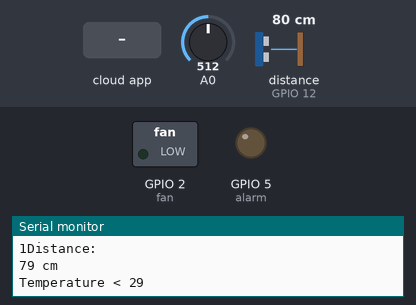
Recording of a sketch running on a simulated ESP8266 (NodeMCU). On the bench: switched loads named in the sketch (green lamp = pin HIGH), output pins drawn as LEDs (lit = HIGH), the last lines printed to the serial monitor. Wiring (inferred from the names in the program): ultrasonic range finder: trigger GPIO 14; echo GPIO 12. The test bench sets the inputs (shaded band); at power-on: A0 = 512, distance to the obstacle (sensor on GPIO 12) 80 cm. The echo pulse lasts 58.3 µs per cm; WiFi joins after 1.5 s; servers stay silent unless stated; pins used as bus, display or sensor lines are not drawn.

Above: at 2.7 s.
2.8 s: the phone or cloud app sets alarm_status to 1
At 5.1 s:
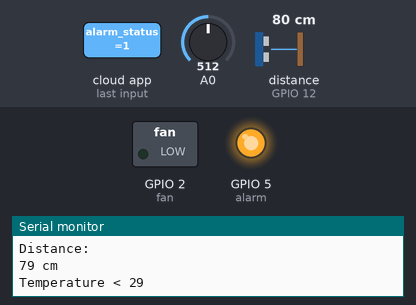
5.4 s: the phone or cloud app sets fan_status to 1
At 7.4 s:
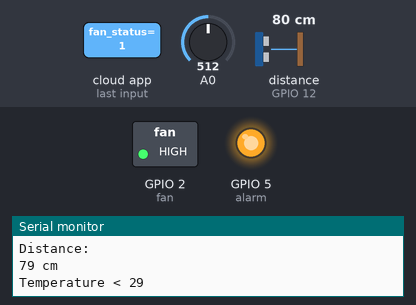
7.7 s: the phone or cloud app sets alarm_status to 0
At 9.7 s:
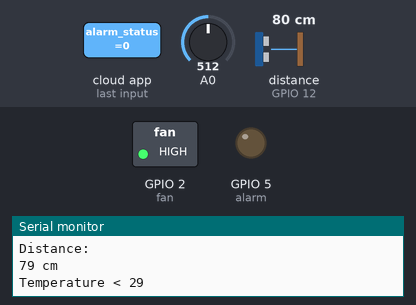
10.0 s: the phone or cloud app sets fan_status to 0
At 11.2 s:
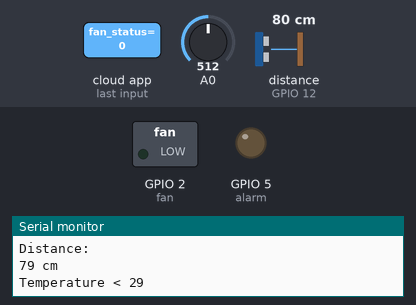
12.3 s: A0 set to 330
13.8 s: A0 set to 301
Timing chart, 0 to 16.3 s (numbered marks = the images above; inputs shaded):
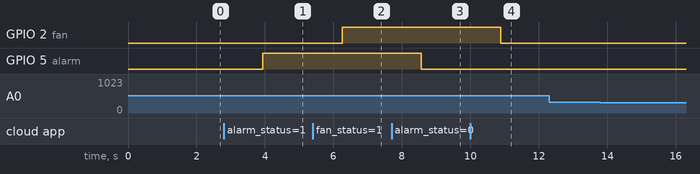

The sketch:

smart_home_v1.1.ino
```cpp
#include <SPI.h>
#include <MFRC522.h>
#include <Servo.h>
#include <DHT.h>
#include <ESP8266WiFi.h>
#include <ESP8266HTTPClient.h>
#include <WiFiClient.h>
#include "AdafruitIO_WiFi.h"

#include "config.h"

//------------- pin setup starts ----------
int alarm = 5;
int fan = 2;
const int trigPin = 14;
const int echoPin = 12;

#define DHTPIN 4
#define DHTTYPE DHT11
//------------- pin setup ends ----------

//------------- Adafruit IO configuration starts ----------
AdafruitIO_WiFi io(IO_USERNAME, IO_KEY, WIFI_SSID, WIFI_PASS);

// set up the 'amarm_status' feed
AdafruitIO_Feed *alarm_status = io.feed("alarm_status");
AdafruitIO_Feed *temperature = io.feed("temperature");
AdafruitIO_Feed *humidity = io.feed("humidity");
AdafruitIO_Feed *fan_status = io.feed("fan_status");
//------------- Adafruit IO configuration ends ----------

//------------- DHT11 Sensors Setup Starts ----------
DHT dht(DHTPIN, DHTTYPE);

float temp = 0.0;
float hum = 0.0;
long duration, distance;

//------------- DHT11 Sensors Setup Ends ----------

//------------- global variables starts ----------
int current_alarm_stat;
int prev_alarm_stat;
int current_fan_stat;
int prev_fan_stat;
unsigned long lastTime = 0;
unsigned long timerDelay = 60000;
//------------- global variables ends ------------

void setup() {
  Serial.begin(9600);
  dht.begin();
  pinMode(alarm, OUTPUT);
  pinMode(fan, OUTPUT);
  pinMode(trigPin, OUTPUT);
  pinMode(echoPin, INPUT);

  alarm_status->get();
  fan_status->get();

  connectWifi();

  // wait for serial monitor to open
  while(! Serial);

  connectAio();

  // set up a message handler for the count feed.
  // the handleMessage function (defined below)
  // will be called whenever a message is
  // received from adafruit io.
  alarm_status->onMessage(handleMessage);
  fan_status->onMessage(handleFanMessage);

}

void loop() {
  io.run();

  float h = analogRead(A0);
  float h_percent = h/1023*100;
  Serial.println("Gas Raw Value: ");
  Serial.print(h);
  Serial.println("Gas Value in Percentage: ");
  Serial.print(h_percent);

  if(h_percent >= 31){
    current_alarm_stat = 1;
    Serial.println("HIG");
  }else{
    current_alarm_stat = 0;
    Serial.println("Alarm Off");
  }

  // save alarm_stat to the 'alarm_status' feed on Adafruit IO
  if(current_alarm_stat != prev_alarm_stat){
    Serial.println("sending -> ");
    Serial.print(current_alarm_stat);
    alarm_status->save(current_alarm_stat);
    prev_alarm_stat = current_alarm_stat;
  }

  //calculte the distance
  detectObstacle();

  //read temperature and relative humidity every 5seconds
  if((millis() - lastTime) > timerDelay){
    //Read temperature
    float newT = dht.readTemperature();

    //If temperature read failed, don't change t value
    if(isnan(newT)){
      Serial.print("Failed to read from DHT sensor!");
    }else{
      if(temp != newT){
        temp = newT;
        Serial.println("Temperature: ");
        Serial.print(temp);

        //sending tmperature to adafruit dashboard
        Serial.println("sending -> ");
        Serial.print(temp);
        temperature->save(temp);
      }else{
        Serial.println("temerature not changed");
      }

    }

    //Read Humidity
    float newH = dht.readHumidity();
    //if humidity read failed, don't change h value
    if (isnan(newH)){
      Serial.println("Failed to read from DHT sensor!");
    }else{
      if(hum != newH){
        hum = newH;
        Serial.println("humidity: ");
        Serial.print(hum);

        //sending tmperature to adafruit dashboard
        Serial.println("sending -> ");
        Serial.print(hum);
        humidity->save(hum);
      }else{
        Serial.println("temerature not changed");
      }

    }

    lastTime = millis();
  }

  //trigger fan based on temperature
  if(temp >= 29){
    current_fan_stat = 1;
    Serial.println("Temperature below >= 29");
  }else{
    current_fan_stat = 0;
    Serial.println("Temperature < 29");
  }

  // save current_fan_stat to the 'fan_status' feed on Adafruit IO
  if(current_fan_stat != prev_fan_stat){
    Serial.println("sending -> ");
    Serial.print(current_fan_stat);
    fan_status->save(current_fan_stat);
    prev_fan_stat = current_fan_stat;
  }

  delay(1000);
}

void handleMessage(AdafruitIO_Data *data) {

  Serial.println("received <- ");
  Serial.print(data->value());
  Serial.println("\n");

  if(data->toPinLevel() == HIGH){
    Serial.println("Alarm On");
    digitalWrite(alarm, HIGH);
    current_alarm_stat = 1;
    Serial.println("Gas Alarm Status: ");
    Serial.print(current_alarm_stat);
    Serial.println("");
  }else{
    Serial.println("Alarm Off");
    digitalWrite(alarm, LOW);
    current_alarm_stat = 0;
    Serial.println("Gas Alarm Status: ");
    Serial.print(current_alarm_stat);
    Serial.println("");
  }

}

void handleFanMessage(AdafruitIO_Data *data) {

  Serial.println("received <- ");
  Serial.print(data->value());
  Serial.println("\n");

  if(data->toPinLevel() == HIGH){
    Serial.println("FAN IS ON");
    digitalWrite(fan, HIGH);
    current_fan_stat = 1;
    Serial.println("");
  }else{
    Serial.println("FAN IS OFF");
    digitalWrite(fan, LOW);
    current_fan_stat = 0;
    Serial.println("");
  }

  Serial.println("Fan Status: ");
  Serial.print(current_fan_stat);
}

void connectAio(){
  Serial.print("Connecting to Adafruit IO");

  // connect to io.adafruit.com
  io.connect();

  // wait for a connection
  while(io.status() < AIO_CONNECTED) {
    Serial.print(".");
    delay(500);
  }

  // we are connected
  Serial.println();
  Serial.println(io.statusText());
}

void connectWifi(){
  //Wifi Connection
  WiFi.begin(WIFI_SSID, WIFI_PASS);
  Serial.println("Connecting");
  while(WiFi.status() != WL_CONNECTED) {
    delay(500);
    Serial.print(".");
  }
  Serial.println("");
  Serial.print("Connected to WiFi network with IP Address: ");
  Serial.println(WiFi.localIP());
}

void detectObstacle(){

  // The sensor is triggered by a HIGH pulse of 10 or more microseconds.
  // Give a short LOW pulse beforehand to ensure a clean HIGH pulse:
  digitalWrite(trigPin, LOW);
  delayMicroseconds(5);
  digitalWrite(trigPin, HIGH);
  delayMicroseconds(10);
  digitalWrite(trigPin, LOW);

  // Read the signal from the sensor: a HIGH pulse whose
  // duration is the time (in microseconds) from the sending
  // of the ping to the reception of its echo off of an object.
  duration = pulseIn(echoPin, HIGH);

  // Convert the time into a distance
  distance = (duration/2) * 0.034;
  Serial.println("Distance: ");
  Serial.print(distance);
  Serial.print(" cm\n");
}
```

config.h
```cpp
//------------- wifi configuration starts ----------
//const char* WIFI_SSID = "GEEKS-TEAM";
//const char* WIFI_PASS = "com.keypass@rw-lib2022";
const char* WIFI_SSID = "Iphone$$";
const char* WIFI_PASS = "lulugirl11";
//------------- wifi configuration ends ----------

//------------- Adafruit IO configuration starts ----------
#define IO_USERNAME "juliuskanneh"
#define IO_KEY "aio_ecsE684q4l9Ry3oJhexE3jlgwvOt"
//------------- Adafruit IO configuration ends ----------
```

Measured:
- after the input at 2.8 s, GPIO 5 (alarm): LOW → HIGH after 1.1 s
- after the input at 5.4 s, GPIO 2 (fan): LOW → HIGH after 0.85 s
- after the input at 7.7 s, GPIO 5 (alarm): HIGH → LOW after 0.87 s
- after the input at 10.0 s, GPIO 2 (fan): HIGH → LOW after 0.89 s
